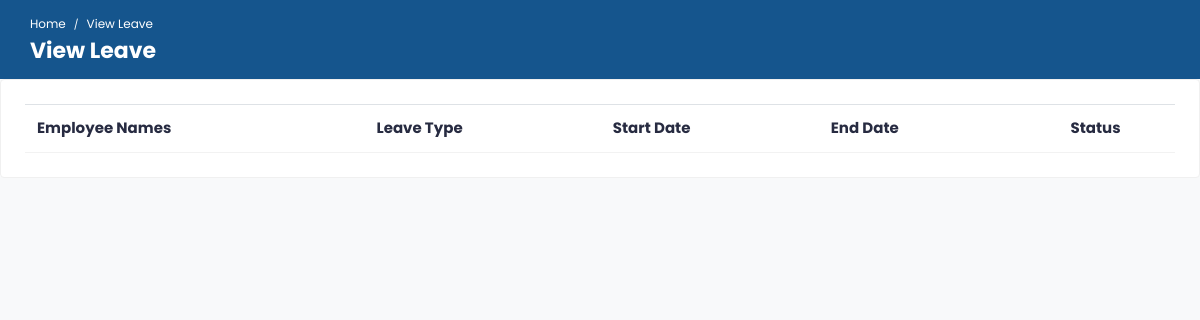
The app's page /view_leave_requests/, older data.
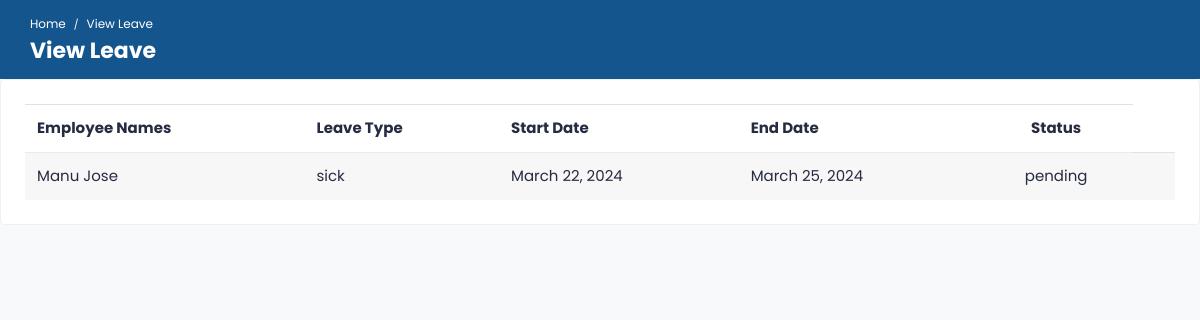
The same page, newer data.
### doctor/models.py (models this page shows, shortened)
class LeaveRequest(models.Model):
    LEAVE_TYPES = [
        ('sick', 'Sick Leave'),
        ('casual', 'Casual Leave'),
        ('emergency', 'Emergency Leave'),
    ]
    STATUS_CHOICES = [
        ('pending', 'Pending'),
        ('approved', 'Approved'),
        ('rejected', 'Rejected'),
    ]
    doctor_name = models.CharField(max_length=100, default='')
    leave_type = models.CharField(max_length=20, choices=LEAVE_TYPES)
    start_date = models.DateField(null=True,blank=True)
    end_date = models.DateField(null=True,blank=True)
    leave_reason = models.TextField(null=True,blank=True)
    status = models.CharField(max_length=20, null=True,blank=True, default='pending')

### doctor/views.py (the view)
# urls.py: path('view_leave_requests/', views.view_leave_requests, name='view_leave_requests'),
def view_leave_requests(request):
    pending_requests = LeaveRequest.objects.filter(status='pending')
    approved_requests = LeaveRequest.objects.exclude(status='pending')
    context = {
        'pending_requests': pending_requests,
        'approved_requests': approved_requests,
    }
    return render(request, 'doctors/viewleave.html', context)

### templates/doctors/viewleave.html (shortened to what this page needs)
{% load static %}
<!DOCTYPE html>
<html lang="en">
<head>
    <link rel="stylesheet" href="https://cdn.jsdelivr.net/npm/flatpickr/dist/flatpickr.min.css">
	<link rel="stylesheet" href="{% static 'assets/css/bootstrap.min.css'%}">
	<link rel="stylesheet" href="{% static 'assets/plugins/fontawesome/css/fontawesome.min.css'%}">
	<link rel="stylesheet" href="{% static 'assets/plugins/fontawesome/css/all.min.css'%}">
	<link rel="stylesheet" href="{% static 'assets/css/style.css'%}">
    <link rel="stylesheet" href="{% static 'assets/css/bootstrap.min.css'%}">
	<link rel="stylesheet" href="{% static 'assets/css/bootstrap.min.css'%}">
	<link rel="stylesheet" href="{% static 'assets/plugins/fontawesome/css/fontawesome.min.css'%}">
	<link rel="stylesheet" href="{% static 'assets/plugins/fontawesome/css/all.min.css'%}">
	<link rel="stylesheet" href="{% static 'assets/css/style.css'%}">
</head>
<body>
			<div class="breadcrumb-bar">
				<div class="container-fluid">
					<div class="row align-items-center">
						<div class="col-md-12 col-12">
							<nav aria-label="breadcrumb" class="page-breadcrumb">
								<ol class="breadcrumb">
									<li class="breadcrumb-item"><a href="index-2.html">Home</a></li>
									<li class="breadcrumb-item active" aria-current="page">View Leave</li>
								</ol>
							</nav>
							<h2 class="breadcrumb-title">View Leave</h2>
						</div>
					</div>
				</div>
			</div>
            <div class="row">
                <div class="col-sm-12">
                    <div class="card">
                        <div class="card-body">
                            <div class="table-responsive leave-request">
                                <table class="table table-striped">
                                    <thead>
                                        <tr>
                                            <th>Employee Names</th>
                                            <th>Leave Type</th>
                                            <th>Start Date</th>
                                            <th>End Date</th>
                                            <th class="text-center">Status</th>
                                        </tr>
                                    </thead>
                                    <tbody>
                                        {% for request in pending_requests %}
                                            <tr id="leave-request-{{ request.id }}">
                                                <td>{{ request.doctor_name }}</td>
                                                <td>{{ request.leave_type }}</td>
                                                <td>{{ request.start_date }}</td>
                                                <td>{{ request.end_date }}</td>
                                                <td class="text-center" id="status-{{ request.id }}">
                                                    {% if request.status %}
                                                        {{ request.status }}
                                                    {% else %}
                                                        Pending
                                                    {% endif %}
                                                </td>
                                                <td class="text-right">
                                                </td>
                                            </tr>
                                        {% endfor %}
                                    </tbody>
                                </table>
                            </div>
                        </div>
                    </div>
                </div>
            </div>
</body>
</html>

Row changes from the older to the newer data that the page shows:
added LeaveRequest: doctor_name "Manu Jose", leave_type "sick", start_date "March 22, 2024", end_date "March 25, 2024", status "pending"
